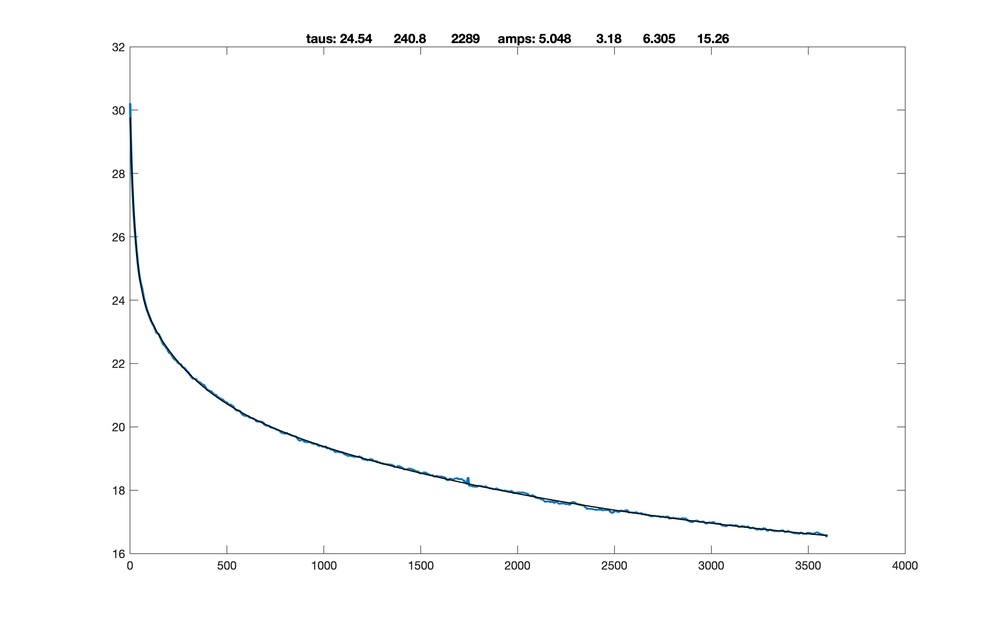
%> input picture Kv/Dissoc100nMFig.jpg, 1000 x 622 px, shrunk from 3550 x 2208 before the run
$ octave meWriteJpegs.m   (GNU Octave 9; MATLAB toolbox functions it lacks are replaced by stand-ins)
%> lines starting %> are read from the running program, lines starting %| are printed output that depends on the picture; in (x1, y1, x2, y2) boxes, pixels count from 0 and x2, y2 are one past the last pixel; in counts of white or black regions, pixels touching at a corner belong together; the program's own positions count from 1
### aLibs/EMIO/ReadEMFile.m

function [m, pixA, ok]=ReadEMFile(name,startSlice,numSlices)
% function [m, pixA, ok]=ReadEMFile(name)
% function m=ReadEMFile;   % simplest form: puts up a file selector
% --General image file reader--
% Based on the file extension, read the image and return the pixel size
% (in angstroms).  The returned value of pixA is zero if a pixel size is
% not available.
% Note that the original data type (uint8, uint16, single) is returned!  No
% conversions are done.  However, rotations are made to standard graphics
% files to correspond to the Cartesian coordinate convention.
% This function understands the following extensions:
% z.tif (compressed Tiff)
% .tif  (generic, or TVIPS files) --rotated 270 degrees
% .dm3, .dm4
% .mrc
% .hed, .img
% .jpg   --rotated 270 degrees
% The entire image is returned for .dm3, .dm4 and .jpg files, regardless of
% the startSlice and numSlices parameters. for TVIPS .tif files, either all
% data (numSlices>0) or no data, just s, are returned.
% If the file has the wrong extension, m is returned as [] and ok=0.
% fs Jan 2011, Aug 2013
% Added check for existence May 2014.
% Added startSlice, numSlices, ZTiff support Feb 2015
%

pixA=0;
m=[];
ok=0;
showInfo=false;

if nargin<1
    fprintf('Opening the file: ');
    typeStr='*.mrc;*.mrcs;*.st;*.dm3;*.dm4;*.tif;*.hed;*.img;*.jpg';
    [name,path]=uigetfile(typeStr,'Open a file');
    if isnumeric(name)
        disp(' no file selected.');
        return
    else
        disp([path name]);
        showInfo=true;
    end;
    cd(path);
end;
if nargin<2
    startSlice=1;
end;
if nargin<3
    numSlices=inf;
end;
someData=numSlices>0;


name=InterpretFilename(name);
if ~exist(name,'file')
    return
end;
[pa, nm, ex]=fileparts(name);
isZtif=strcmp(name(end-4:end),'z.tif');
pixA=0;  % default value
m=zeros(100,100); % default value
ok=1;
switch lower(ex)
    case {'.mrc','.mrcs','.st'}
        [m, s]=ReadMRC(name,startSlice,numSlices);
        pixA=s.rez/s.nx;
    case {'.dm3','.dm4'}
        [m, pixnm]=ReadDMFile(name);  % Can't read just part of the file
        pixA=10*pixnm;
    case '.tif'
        if isZtif
            [m,s,ok]=ReadZTiff(name,startSlice,numSlices);
            if ok
                pixA=s.pixA;
            end;
        end;
        if ~isZtif || ~ok  % try for a TVIPS Tiff file
            s=ReadTiffMetadata(name);  % Get metadata from a TVIPS file.
            pixA=s.pixA;               % will be zero if not a TVIPs file
            %         Although TIFF doesn't support it, TVIPS 2-byte files are encoded
            %         as signed integers, so we coerce the type.
            if someData
                m=rot90(imread(name),3);
                if isa(m,'uint16')&&(pixA>0)
                    sz=size(m);
                    m=typecast(m(:),'int16');
                    m=reshape(m,sz);
                end;
            end;
        end;
    case  {'.hed','.img'}
        m=ReadImagic(name,startSlice,numSlices);
    case '.jpg'
        m=rot90(imread(name),3);  % allow jpegs to be read too.
    otherwise
        warning(['Unknown file type: ' ex]);
        ok=0;
end;
if showInfo && numel(m)>0
    whos m
end;

### EMClass/Matlab_demos/GaussFilt.m
function out=GaussFilt(in, fc, stack)
%GaussFilt: 1D, 2D or 3D gaussian filter.
% out = GaussFilt( in, fc,stack)
% Filter the input matrix to give the half-power frequency fc
% (in units of the sampling frequency).  Thus a 1 kHz filter on data
% sampled at 10 kHz would have fc = 0.1.
% A typical value of fc for an anti-aliasing filter is 0.2.
% The output matrix is the same size as the input; the filter
% uses ffts so the boundaries are periodic.
% If stack>0 then the last dimension of in is taken to be the number of
% images, which are processed separately.  These 'images' can be 1, 2 or
% 3D.
% The corner frequency fc is related to the standard deviation sigma of the
% impulse response by the following:
%           fc=.133/sigma, or equivalently, sigma=.133/fc
% fc is related to a B factor (EM definition exp(-Bf^2)) according to
%  fc=sqrt(log(2)/(2*B))*pixA where pixA is number of angstroms per pixel,
%  and B has units of A^2.

% F. Sigworth
% 1D bug fixed 29 Aug 2005
% Stack option added 26 Jan 08
% Changed to handle complex inputs 3 Sep 09

if nargin<3
    stack=0;
end;
m=size(in);
ndim=sum(m>1); % number of non-singleton dimensions
if stack
    ns=m(ndim);
    ndim=ndim-1;
else
    ns=1;  % number of stacked images
end;
if abs(fc)<1e-9
    out=in;
    return
end;
% The unit of frequency in the various dimensions will be
% 1/m(1), 1/m(2), etc.  We want the output to be 1/sqrt(2) at fc, i.e.
% at fx=fc*m units.  The output will be exp(-(x.^2/fx.^2)*ln(2)/2);

k=-log(2)./(2*fc^2*m.^2);

if ndim==1
    n=m(1);
    x=(-n/2:n/2-1)';
    k=k(1);
    q=exp(k*x.^2);	% Gaussian kernel

elseif ndim==2
    [x,y]=ndgrid(-m(1)/2:m(1)/2-1, -m(2)/2:m(2)/2-1);
    q=exp(k(1)*x.^2+k(2)*y.^2);	% Gaussian kernel
elseif ndim==3
    [x,y,z]=ndgrid(-m(1)/2:m(1)/2-1, -m(2)/2:m(2)/2-1, -m(3)/2:m(3)/2-1);
    q=exp(k(1)*x.^2+k(2)*y.^2+k(3)*z.^2);	% Gaussian kernel
else error('GaussFilt', 'Input matrix has dimension > 3');
end;
q=fftshift(q);

if ns==1
    fq=q.*fftn(in);
    if isreal(in)
        out=real(fftn(conj(fq)))/prod(m); % This saves memory, to use fftn instead.
    else
        out=fftn(conj(fq))/prod(m);
    end;
else
    out=zeros(m);
    if ndim==1
        for i=1:ns
            fq=q.*fft(in(:,i));
            if isreal(in)
                out(:,i)=real(ifft(fq));
            else
                out(:,i)=ifft(fq);
            end;
        end;
    elseif ndim==2
        for i=1:ns
            fq=q.*fftn(in(:,:,i));
            if isreal(in)
                out(:,:,i)=real(ifftn(fq));
            else
                out(:,:,i)=ifftn(fq);
            end;
        end;
    elseif ndim==3
        for i=1:ns
            fq=q.*fftn(in(:,:,:,i));
            if isreal(in)
                out(:,:,:,i)=real(ifftn(fq));
            else
                out(:,:,:,i)=ifftn(fq);
            end;
        end;
    end;

end;

### Local/ZTiff_as_sent/BinImage.m
function out=BinImage(in,nb)
% function out=BinImage(in,nb)
% Bin an image (or a stack of them) by averaging nb x nb pixels to
% produce each output pixel.  If the image size is not a multiple of nb, it
% is cropped first.  Rectangular images are handled correctly.  out is
% returned as a single.

if nb<=1
    out=in;
    return;
end;
nb=round(nb);

dims=ndims(in);
[nx ny nim]=size(in);
n=[nx ny];
dims=2;
if any(n==1)  % a 1d function
    dims=1;
    n=prod(n);
    in=reshape(in,n,nim);
end;
if dims> 1 && numel(nb)<2  % if nb is a scalar, make it a vector
    nb=nb(1)*ones(1,2);
end;

% Check to see if n is a multiple of nb, and if not, force it.
if any(mod(n,nb))
    n=floor(n./nb).*nb;
    in=Crop(in,n);
end;

% Do the binning
n1=n./nb;
out=zeros([n1 nim],'single');
switch dims
    case 1
        for i=1:nim
            % Bin along x
            in1=reshape(in(:,i),nb,n1);   % make nb adjacent pixels a column
            out(:,i)=mean(in1)';
        end;
    case 2
        for i=1:nim
            % Bin along x
            nx=n1(1)*n(2);
            in1=reshape(in(:,:,i),nb(1),nx);   % make nb adjacent pixels a column
            out1=single(sum(in1,1));  % natively returns double!
            out1=reshape(out1,n1(1),n(2))';  % convert back to rectangular image
            % Bin along y
            ny=prod(n1);
            out1=reshape(out1,nb(2),ny); % take the mean along y
            out(:,:,i)=reshape(single(sum(out1,1)),n1(2),n1(1))'/prod(nb);
        end;
    otherwise
        error('Number of dimensions out of range (1-2)');
end;

### aLibs/EMBase/imscale.m
function [ms, mulr, addr]=imscale(m,range,sds)
% function [ms mulr addr]=imscale(m,range,sds)
% Autoscale an image for display, assuming a grayscale of 'range' elements.
% The default range is 256.
% If sds>1 the image will be scaled so that [0..range-1] corresponds to mean-sds
% to mean+sds in value, where sds is the number of standard deviations.  If
% 0 < sds < 1 then sds is an outlier probability, and the range of gray
% values will be truncated to exclude n*sds values from both the lower and
% upper end of the histogram, where n is the total number of pixels.  If
% sds is a vector, n*sds(1) will be excluded at the low end, and n*sds(2)
% from the high end.
% Default value for sds is 0 (pure maximum and minimum).
% The extra output variables allow the scaling to be reproduced, i.e. as
% ms=m*mulr+addr.

% fs revised Jun09, Jan12

maxBins=1e6;  % Bins of histogram for probability calculation.

if nargin<2 || numel(range)<1 || range==0
    range=256;
end;
if isa(m,'integer')  % auto-conversion of integer to single values.
    m=single(m);
end;
if nargin<3
    sds=[0 0];
end;
if numel(sds)<2
    sds=[1 1]*sds;
end;
if any(sds>0)  % compute according to the standard deviation or
                      % residual probability
    if any(sds>=1) % number of standard deviations
        s=std(m(:));
        me=mean(m(:));
        mn=me-sds(1)*s;
        mx=me+sds(2)*s;
    else % use sds as distribution limits.
        np=numel(m);
        [~,inds]=sort(m(:));
        mnp=round((np-1)*sds(1)+1); % lowest pixel value
        mxp=round(np-(np-1)*sds(2)); % highest pixel value
        mn=m(inds(mnp));
        mx=m(inds(mxp));
% [15 lines of commented-out code are left out]
    end;
else
    mn=min(m(:));
    mx=max(m(:));
end;
if (mx-mn)<eps*max(1,(mx+mn))  % Nothing there: show gray
    mx=mx+1;
    mn=mn-1;
end;
mulr=(range)/(mx-mn);
addr=-mn*mulr;
ms=mulr*m+addr;
ms(ms<0)=0;
ms(ms>range)=range;

### EMClass/Matlab_demos/imacs.m
function h=imacs(x,y,m)
% function h=imacs(x,y,m);
% function h=imacs(m);
% Draw an image using cartesian coordinates and autoscaling,
% with m(1,1) being in the standard position at lower left.
% if x and y arguments are given, they set the scaling of ticks.
% We assume a 256-level grayscale, as is set by the function SetGrayscale.
% If an output argument h is given, the function returns the handle to the
% image object.
if nargin==3
    if isa(m,'integer')
        m=single(m);
    end;
    m=squeeze(m);
    mn=min(min(m));
    mx=max(max(m));
    if (mx-mn)<eps*max(1,(mx+mn))  % Nothing there: show gray
        mx=mx+1;
        mn=mn-1;
    end;
    h=image(x,y,255*(m'-mn)/(mx-mn));
    axis xy;

else % no scale arguments, just display the x variable.

    if isa(x,'integer')
        x=single(x);
    end;
    x=squeeze(x);
    if ndims(x)>3
        x=x(:,:,1);  % take only the first plane.
    end;
% [6 lines of commented-out code are left out]
    mn=min(min(x));
    mx=max(max(x));
    if (mx-mn)<eps*max(1,(mx+mn))  % Nothing there: show gray
        mx=mx+1;
        mn=mn-1;
    end;
    h=image(255*(x'-mn)/(mx-mn));
    axis xy;
end;
if nargout<1
    clear h
end;

### EMClass/Matlab_demos/SetGrayscale.m
function SetGrayscale()
r = [0:1/255:1]';
h=gcf;
figure(h);
set(h,'color', [1 1 1] );
colormap( [r r r] );

### aLibs/EMIO/InterpretFilename.m
function name=InterpretFilename(input)
% Allows a filename to be passed as a directory structure (use the 'name'
% field) or as a cell array element.
if isa(input,'char')
    name=input;
    return;
elseif isa(input,'struct')
    if isfield(input,'name')
        name=input.name;
    else
        error('Unrecognized structure passed as filename.');
    end;
elseif isa(input,'cell')
    name=input{1};
    if ~isa(name,'char')
        error('Unrecognized cell array passed as filename.');
    end;
else
    error(['Unrecognized class for filename: ' class(input)]);
end;

### RSC-utilities/meWriteJpegs.m
% meWriteJpegs
% From a set of images, create
% jpeg copies of them.  Store them in a ./Jpeg folder.

jpegPath='Jpeg/';
gaussFc=.1;
outputBinning=2;
clipThreshold=1e-3;

[fname, imagePath]=uigetfile('*.*','Select image files','multiselect','on');
%> the answer given: ../Kv/Dissoc100nMFig.jpg
if ~iscell(fname)
    fname={fname};
end;
if isnumeric(imagePath)  % user clicked Cancel
    return
end;
cd(imagePath);
%%
figure(1);
SetGrayscale;

nfi=numel(fname);
for fileIndex=1:nfi
    name=fname{fileIndex};
    [m, pixA, ok]=ReadEMFile(name);
%> in ReadEMFile, `m=rot90(imread(name),3);`:
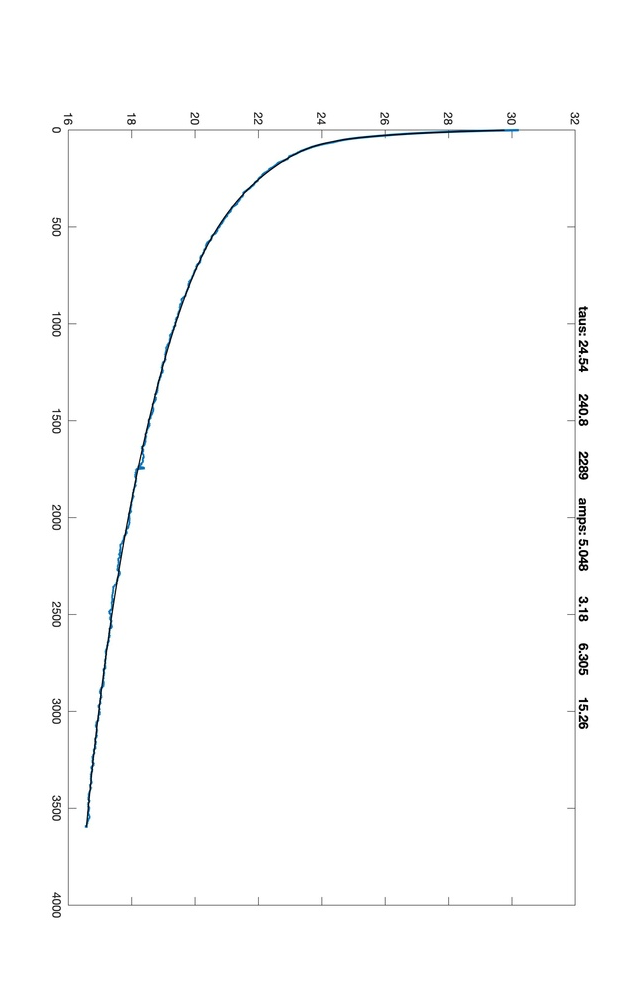
%> m: size 1000x622x3 uint8; mean R, G, B 252.4, 252.6, 252.7; mean of the top-left, top-right, bottom-left and bottom-right quarters 252.3, 252.4, 252.5, 253.1
%> pixA = 0; ok = 1
    if ok
        m=single(m);
%> m: size 1000x622x3 single
        if gaussFc>0
            m=GaussFilt(m,gaussFc);
        end;
        if outputBinning>1
            m=BinImage(m,outputBinning);
%> the loop in BinImage, `for i=1:nim` made 3 passes
%> pass 1, in BinImage, `out1=reshape(out1,n1(1),n(2))';`:
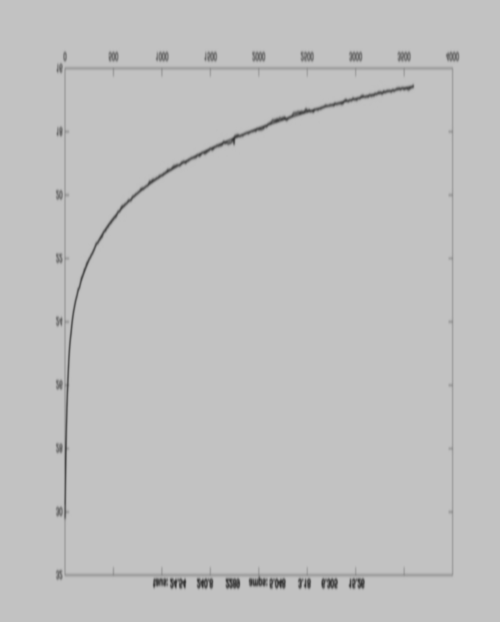
%> out1: size 622x500 single; min 53.92, max 194.7, mean 192.9
%> after the loop in BinImage, `for i=1:nim`:
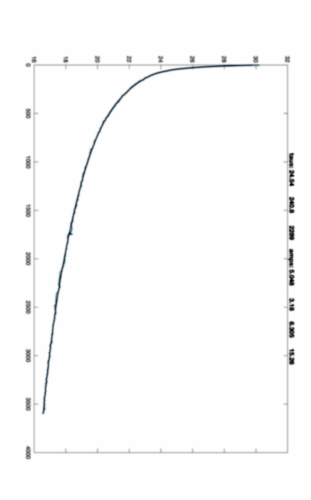
%> out: size 500x311x3 single; mean R, G, B 96.3, 96.3, 96.4; drawn with min black and max white
        end;
        m=imscale(m,256,clipThreshold);
%> in imscale, `mn=m(inds(mnp));`: mn = 43.75
%> in imscale, `mx=m(inds(mxp));`: mx = 97.37
%> in imscale, `mulr=(range)/(mx-mn);`: mulr = 4.77
%> in imscale, `addr=-mn*mulr;`: addr = -208.9
%> in imscale, `ms(ms<0)=0;`:
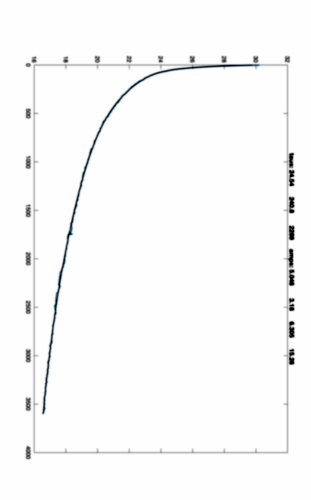
%> ms: size 500x311x3 single; mean R, G, B 251.5, 251.7, 251.8; mean of the top-left, top-right, bottom-left and bottom-right quarters 251.1, 251.3, 251.5, 252.7; drawn with min black and max white
%> in imscale, `ms(ms>range)=range;`: ms: size 500x311x3 single; 0.01% of pixels changed, all inside (x1, y1, x2, y2) = (59, 70, 278, 419)
        imacs(m);
%> in imacs, `mn=min(min(x));`: mn = [0 0 0]
%> in imacs, `mx=max(max(x));`: mx = [256 256 256]
        title(name,'interpreter','none');
        drawnow;
        if ~exist(jpegPath,'dir')
            mkdir(jpegPath);
        end;
        [pa, baseName]=fileparts(name);
        jpegName=[jpegPath baseName '.jpg'];
        disp(jpegName);
        imwrite(uint8(rot90(m)),jpegName);  % WriteJpeg(m,jpegName);
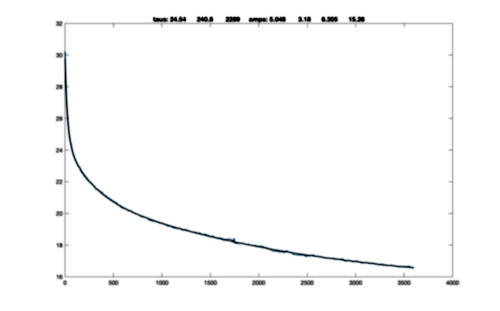
%> saved as Dissoc100nMFig.jpg: size 311x500x3 uint8; mean R, G, B 250.6, 250.8, 250.9
    else
        disp(name);  % warning message is already displayed by ReadEMFile
    end;
end;
